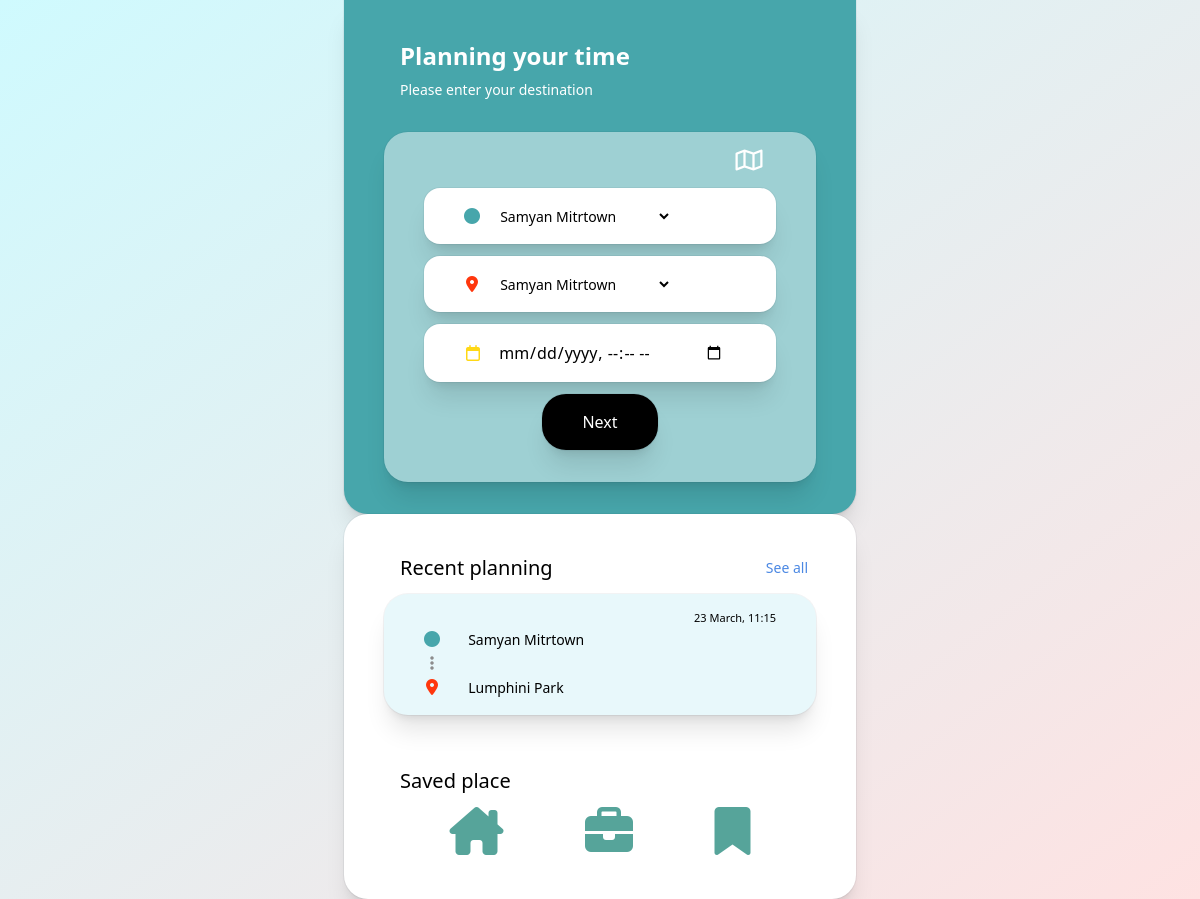
The app's page /home/loggedin/1/, older data.
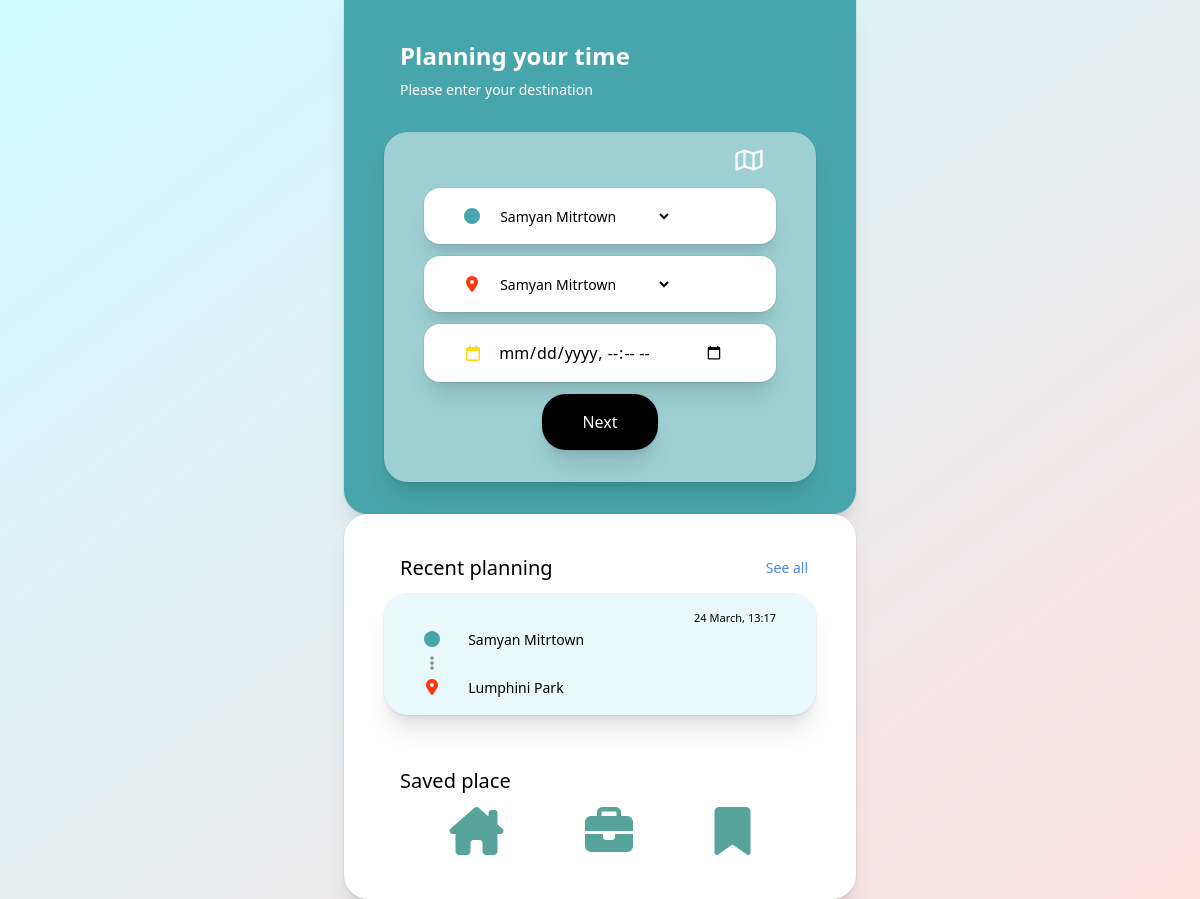
The same page, newer data.
### home/models.py (models this page shows)
class Recentplan(models.Model):
    user_id = models.PositiveIntegerField()
    origin_name = models.CharField(max_length=255)
    origin_pos = models.CharField(max_length=255)
    destin_name = models.CharField(max_length=255)
    destin_pos = models.CharField(max_length=255)
    avg_time = models.PositiveIntegerField()
    timestamp = models.DateTimeField()

### home/views.py (the view)
# urls.py: path('loggedin/<int:user_id>/', views.index, name='index_home'),
def index(request, user_id):
    template = loader.get_template('home.html')
    result_exist = Recentplan.objects.filter(user_id=user_id)
    if result_exist.exists():
        data_recent = Recentplan.objects.filter(user_id=user_id).last()
    else:
        data_recent = {'origin_name': 'None', 'destin_name': 'None', 'timestamp': 'None'}
    location_data = location.objects.all().values()
    context = {
        'last_data': data_recent,
        'location_data': location_data
    }
    return HttpResponse(template.render(context, request))

### home/templates/home.html (shortened to what the changed rows need)
<!DOCTYPE html>
<html>
    <head>
        <script src="https://cdn.tailwindcss.com"></script>
    </head>
    <body>
        <div class="bg-gradient-to-br from-cyan-100 to-red-100 min-h-screen">
            <div class="relative bg-white px-6 pt-10 pb-8 shadow-xl ring-1 ring-gray-900/5 sm:mx-auto sm:max-w-lg sm:rounded-3xl sm:px-10 space-y-3">
                <div class="relative bg-[#e8f8fb] px-6 pt-4 pb-4 shadow-xl ring-1 ring-gray-900/5 rounded-2xl sm:mx-auto sm:max-w-lg sm:rounded-3xl sm:px-10">
                    <a>
                        <p class="text-right text-[11px]">
                            {{ last_data.timestamp|date:"j F, H:i" }}
                        </p>
                        <i class="fa-solid fa-circle pr-3 text-[#47a6ab]"></i>
                        <a class="text-sm ml-3">
                            {{ last_data.origin_name }}
                        </a>
                        <br>
                        <i class="fa-solid fa-ellipsis-vertical ml-1.5 text-[#8c8c8c]"></i>
                        <br>
                        <i class="fa-solid fa-location-dot pl-0.5 pr-3.5 text-[#FF370D]"></i>
                        <a class="text-sm ml-3">
                            {{ last_data.destin_name }}
                        </a>
                    </a>
                </div>
            </div>
        </div>
    </body>
</html>

Row changes from the older to the newer data that the page shows:
no longer on this page (row unchanged): Recentplan: timestamp "23 March, 11:15", origin_name "Samyan Mitrtown", destin_name "Lumphini Park"
added Recentplan: timestamp "24 March, 13:17", origin_name "Samyan Mitrtown", destin_name "Lumphini Park"
